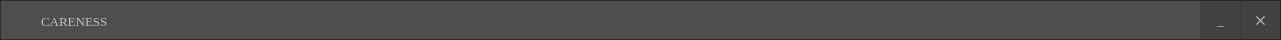
     <widget class="QFrame" name="frame_4">
      <property name="geometry">
       <rect>
        <x>0</x>
        <y>0</y>
        <width>1281</width>
        <height>40</height>
       </rect>
      </property>
      <property name="cursor">
       <cursorShape>ArrowCursor</cursorShape>
      </property>
      <property name="styleSheet">
       <string notr="true">QFrame{
background:rgba(0,0,0,0.45);
}

QFrame:hover{
background:rgba(0,0,0,0.50);
}

QPushButton{
color:silver;
}

QPushButton:hover{
color:white;
}</string>
      </property>
      <property name="frameShape">
       <enum>QFrame::StyledPanel</enum>
      </property>
      <property name="frameShadow">
       <enum>QFrame::Raised</enum>
      </property>
      <widget class="QLabel" name="label_38">
       <property name="geometry">
        <rect>
         <x>41</x>
         <y>11</y>
         <width>141</width>
         <height>21</height>
        </rect>
       </property>
       <property name="font">
        <font>
         <family>Times New Roman</family>
         <pointsize>10</pointsize>
         <weight>9</weight>
         <italic>false</italic>
         <bold>false</bold>
        </font>
       </property>
       <property name="styleSheet">
        <string notr="true">
color:silver;
background:transparent;</string>
       </property>
       <property name="text">
        <string>CARENESS</string>
       </property>
      </widget>
      <widget class="QPushButton" name="btn_minimize_3">
       <property name="geometry">
        <rect>
         <x>1200</x>
         <y>0</y>
         <width>41</width>
         <height>40</height>
        </rect>
       </property>
       <property name="font">
        <font>
         <family>Times New Roman</family>
         <pointsize>10</pointsize>
         <weight>9</weight>
         <italic>false</italic>
         <bold>false</bold>
         <underline>false</underline>
        </font>
       </property>
       <property name="cursor">
        <cursorShape>PointingHandCursor</cursorShape>
       </property>
       <property name="styleSheet">
        <string notr="true">QPushButton{
background:rgba(0, 0, 0,0.15);
border-radius:none;
}


QPushButton:hover{
background:rgba(0, 0, 0,0.6)
}</string>
       </property>
       <property name="text">
        <string>_</string>
       </property>
      </widget>
      <widget class="QPushButton" name="btn_close_3">
       <property name="geometry">
        <rect>
         <x>1240</x>
         <y>0</y>
         <width>41</width>
         <height>40</height>
        </rect>
       </property>
       <property name="font">
        <font>
         <family>Times New Roman</family>
         <pointsize>10</pointsize>
         <weight>9</weight>
         <italic>false</italic>
         <bold>false</bold>
        </font>
       </property>
       <property name="cursor">
        <cursorShape>PointingHandCursor</cursorShape>
       </property>
       <property name="styleSheet">
        <string notr="true">QPushButton{
background:rgba(0, 0, 0,0.15);
color:silver;

border-radius:none;
}


QPushButton:hover{
background:red;
color:white
}</string>
       </property>
       <property name="text">
        <string>✕</string>
       </property>
      </widget>
      <widget class="QLabel" name="label_39">
       <property name="geometry">
        <rect>
         <x>10</x>
         <y>0</y>
         <width>31</width>
         <height>31</height>
        </rect>
       </property>
       <property name="styleSheet">
        <string notr="true">image: url(:/new/prefix1/images/Logo.png);
background:transparent;</string>
       </property>
       <property name="text">
        <string>&lt;html&gt;&lt;head/&gt;&lt;body&gt;&lt;p&gt;&lt;br/&gt;&lt;/p&gt;&lt;/body&gt;&lt;/html&gt;</string>
       </property>
      </widget>
     </widget>
